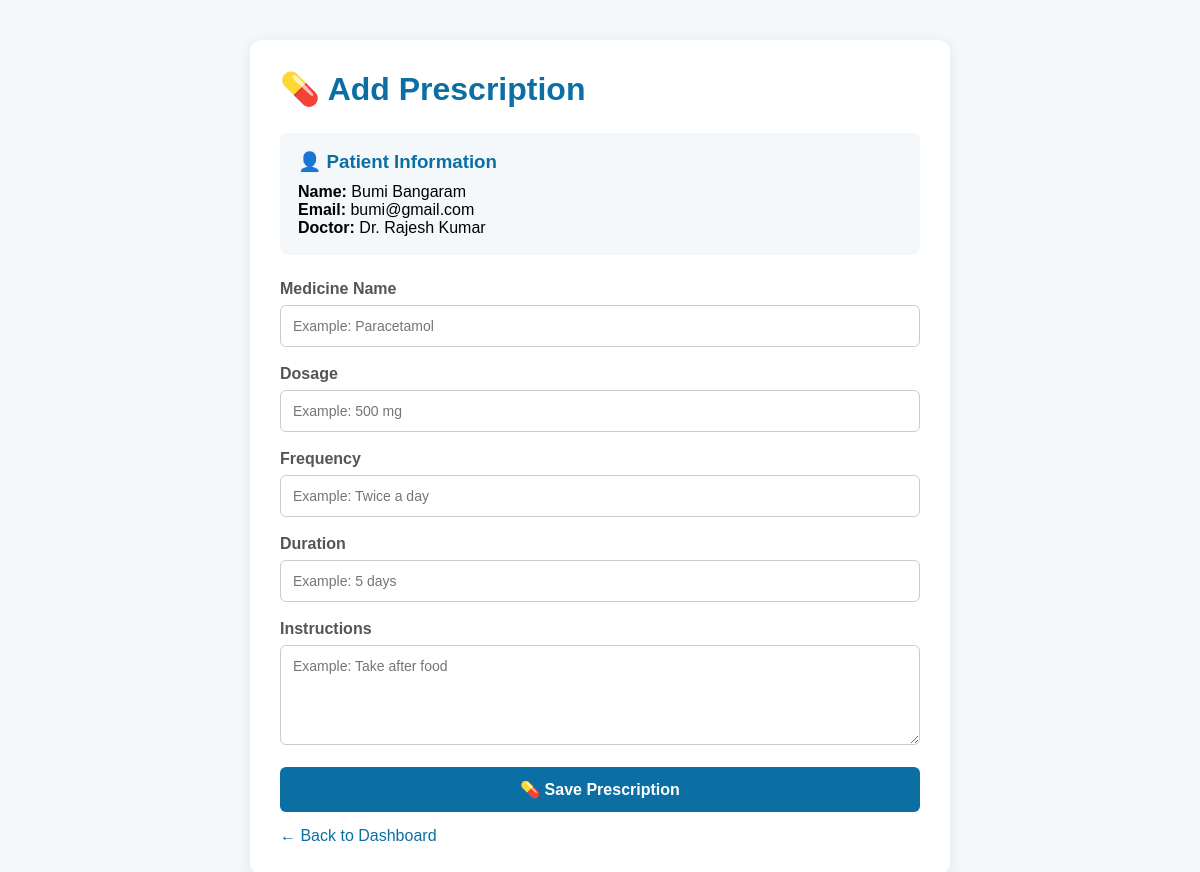
/doctor-add-prescription/1 (signed in), run on the app's committed database.
### tables this page shows
CREATE TABLE patients (
            id INTEGER PRIMARY KEY AUTOINCREMENT,
            name TEXT NOT NULL,
            age INTEGER NOT NULL,
            gender TEXT NOT NULL,
            phone TEXT NOT NULL,
            email TEXT UNIQUE NOT NULL,
            password TEXT NOT NULL
        );

CREATE TABLE doctors (
            id INTEGER PRIMARY KEY AUTOINCREMENT,
            name TEXT NOT NULL,
            specialization TEXT NOT NULL,
            phone TEXT,
            email TEXT,
            experience INTEGER DEFAULT 0
        , password TEXT);

### app.py (the view, shortened to what this page needs)
@app.route("/doctor-add-prescription/<int:patient_id>", methods=["GET", "POST"])
def doctor_add_prescription(patient_id):
    if "doctor_id" not in session:
        return redirect(url_for("doctor_login"))
    connection = get_database()
    doctor = connection.execute(
        """
        SELECT *
        FROM doctors
        WHERE id = ?
        """,
        (session["doctor_id"],)
    ).fetchone()
    if doctor is None:
        connection.close()
        return redirect(url_for("doctor_login"))
    patient = connection.execute(
        """
        SELECT *
        FROM patients
        WHERE id = ?
        """,
        (patient_id,)
    ).fetchone()
    if patient is None:
        connection.close()
        return "Patient not found!"
    connection.close()
    return render_template(
        "doctor_add_prescription.html",
        patient=patient,
        doctor=doctor
    )

### app.py (called while the page is built)
def get_database():
    connection = sqlite3.connect("hospital.db")
    connection.row_factory = sqlite3.Row
    return connection

### templates/doctor_add_prescription.html (shortened to what this page needs)
<!DOCTYPE html>
<html lang="en">
<head>
</head>
<body>
<div class="container">
    <h1>
        💊 Add Prescription
    </h1>
    <div class="patient-info">
        <h3>
            👤 Patient Information
        </h3>
        <p>
            <strong>Name:</strong>
            {{ patient["name"] }}
        </p>
        <p>
            <strong>Email:</strong>
            {{ patient["email"] }}
        </p>
        <p>
            <strong>Doctor:</strong>
            {{ doctor["name"] }}
        </p>
    </div>
    <form method="POST">
        <div class="form-group">
            <label>
                Medicine Name
            </label>
            <input
                type="text"
                name="medicine_name"
                placeholder="Example: Paracetamol"
                required
            >
        </div>
        <div class="form-group">
            <label>
                Dosage
            </label>
            <input
                type="text"
                name="dosage"
                placeholder="Example: 500 mg"
                required
            >
        </div>
        <div class="form-group">
            <label>
                Frequency
            </label>
            <input
                type="text"
                name="frequency"
                placeholder="Example: Twice a day"
                required
            >
        </div>
        <div class="form-group">
            <label>
                Duration
            </label>
            <input
                type="text"
                name="duration"
                placeholder="Example: 5 days"
                required
            >
        </div>
        <div class="form-group">
            <label>
                Instructions
            </label>
            <textarea
                name="instructions"
                placeholder="Example: Take after food"
            ></textarea>
        </div>
        <button type="submit">
            💊 Save Prescription
        </button>
    </form>
    <a
        href="{{ url_for('doctor_dashboard') }}"
        class="back"
    >
        ← Back to Dashboard
    </a>
</div>
</body>
</html>

### templates/doctor_add_prescription.html (style rules this page uses)
* { margin: 0; padding: 0; box-sizing: border-box; font-family: Arial, sans-serif; }
body { background: #f4f8fb; padding: 40px; }
.container { max-width: 700px; margin: auto; background: white; padding: 30px; border-radius: 12px; box-shadow: 0 3px 15px rgba(0,0,0,0.08); }
h1 { color: #0b6fa4; margin-bottom: 25px; }
.patient-info { background: #f4f8fb; padding: 18px; border-radius: 8px; margin-bottom: 25px; }
.patient-info h3 { color: #0b6fa4; margin-bottom: 10px; }
.form-group { margin-bottom: 18px; }
label { display: block; margin-bottom: 7px; font-weight: bold; color: #555; }
input, textarea, select { width: 100%; padding: 12px; border: 1px solid #ccc; border-radius: 6px; font-size: 14px; }
textarea { min-height: 100px; resize: vertical; }
button { width: 100%; padding: 13px; border: none; border-radius: 6px; background: #0b6fa4; color: white; font-size: 16px; font-weight: bold; cursor: pointer; }
.back { display: inline-block; margin-top: 15px; color: #0b6fa4; text-decoration: none; }

### data on the page
patients: name "Bumi Bangaram", email "bumi@gmail.com"
doctors: name "Dr. Rajesh Kumar"
